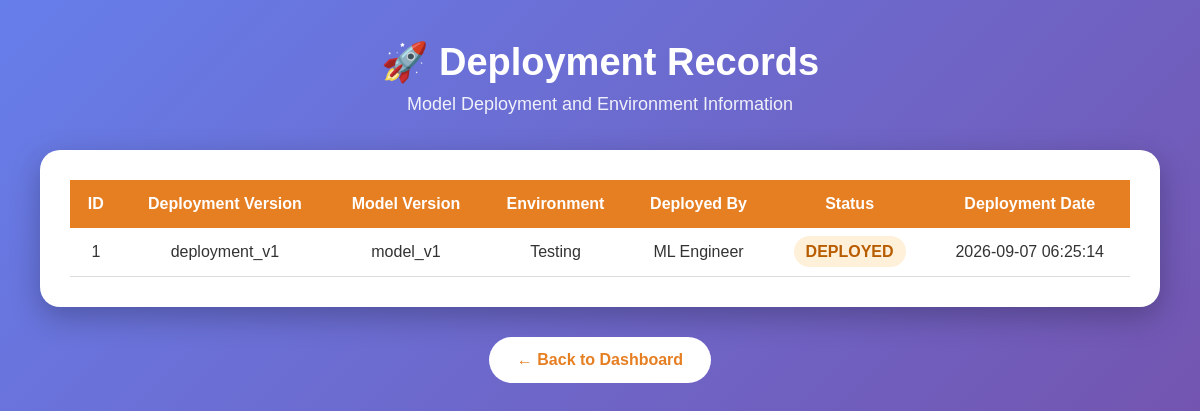
The page /deployments-page on the database its author committed.
### tables this page shows
CREATE TABLE deployments (
            id INTEGER PRIMARY KEY AUTOINCREMENT,
            deployment_version TEXT UNIQUE NOT NULL,
            model_version TEXT NOT NULL,
            environment TEXT NOT NULL,
            deployed_by TEXT,
            deployment_status TEXT NOT NULL,
            deployment_date TEXT DEFAULT CURRENT_TIMESTAMP
        );

### backend/app.py (the view)
@app.route("/deployments-page")
def deployments_page():
    connection = get_connection()
    try:
        rows = connection.execute("""
            SELECT *
            FROM deployments
            ORDER BY id
        """).fetchall()
        deployments = [dict(row) for row in rows]
    finally:
        connection.close()
    return render_template(
        "deployments.html",
        deployments=deployments
    )

### backend/database.py (called while the page is built)
def get_connection():
    connection = sqlite3.connect(DATABASE)
    connection.row_factory = sqlite3.Row
    connection.execute("PRAGMA foreign_keys = ON")
    return connection

### templates/deployments.html (shortened to what this page needs)
<!DOCTYPE html>
<html lang="en">
<head>
</head>
<body>
    <div class="container">
        <div class="header">
            <h1>🚀 Deployment Records</h1>
            <p>
                Model Deployment and Environment Information
            </p>
        </div>
        <div class="table-box">
            {% if deployments %}
            <table>
                <thead>
                    <tr>
                        <th>ID</th>
                        <th>Deployment Version</th>
                        <th>Model Version</th>
                        <th>Environment</th>
                        <th>Deployed By</th>
                        <th>Status</th>
                        <th>Deployment Date</th>
                    </tr>
                </thead>
                <tbody>
                    {% for deployment in deployments %}
                    <tr>
                        <td>{{ deployment.id }}</td>
                        <td>
                            {{ deployment.deployment_version }}
                        </td>
                        <td>
                            {{ deployment.model_version }}
                        </td>
                        <td>
                            {{ deployment.environment }}
                        </td>
                        <td>
                            {{ deployment.deployed_by }}
                        </td>
                        <td>
                            <span class="deployed">
                                {{ deployment.deployment_status }}
                            </span>
                        </td>
                        <td>
                            {{ deployment.deployment_date }}
                        </td>
                    </tr>
                    {% endfor %}
                </tbody>
            </table>
            {% else %}
            <div class="empty-message">
                No deployment records found.
            </div>
            {% endif %}
        </div>
        <div class="back-container">
            <a href="/dashboard" class="back">
                ← Back to Dashboard
            </a>
        </div>
    </div>
</body>
</html>

### templates/deployments.html (style rules this page uses)
* { margin: 0; padding: 0; box-sizing: border-box; font-family: Arial, sans-serif; }
body { background: linear-gradient(135deg, #667eea, #764ba2); min-height: 100vh; padding: 40px; }
.container { max-width: 1200px; margin: auto; }
.header { text-align: center; color: white; margin-bottom: 35px; }
.header h1 { font-size: 38px; margin-bottom: 10px; }
.header p { font-size: 18px; opacity: 0.9; }
.table-box { background: white; border-radius: 20px; padding: 30px; overflow-x: auto; box-shadow: 0 10px 30px rgba(0, 0, 0, 0.25); }
table { width: 100%; border-collapse: collapse; }
th { background: #e67e22; color: white; padding: 15px; text-align: center; }
td { padding: 15px; text-align: center; border-bottom: 1px solid #ddd; color: #333; }
.deployed { background: #fff0d9; color: #b85c00; padding: 7px 12px; border-radius: 20px; font-weight: bold; }
.back-container { text-align: center; }
.back { display: inline-block; margin-top: 30px; padding: 14px 28px; background: white; color: #e67e22; text-decoration: none; border-radius: 25px; font-weight: bold; transition: 0.3s; }

### rows shown on the page
deployments: id "1", deployment_version "deployment_v1", model_version "model_v1", environment "Testing", deployed_by "ML Engineer", deployment_status "DEPLOYED", deployment_date "2026-09-07 06:25:14"
